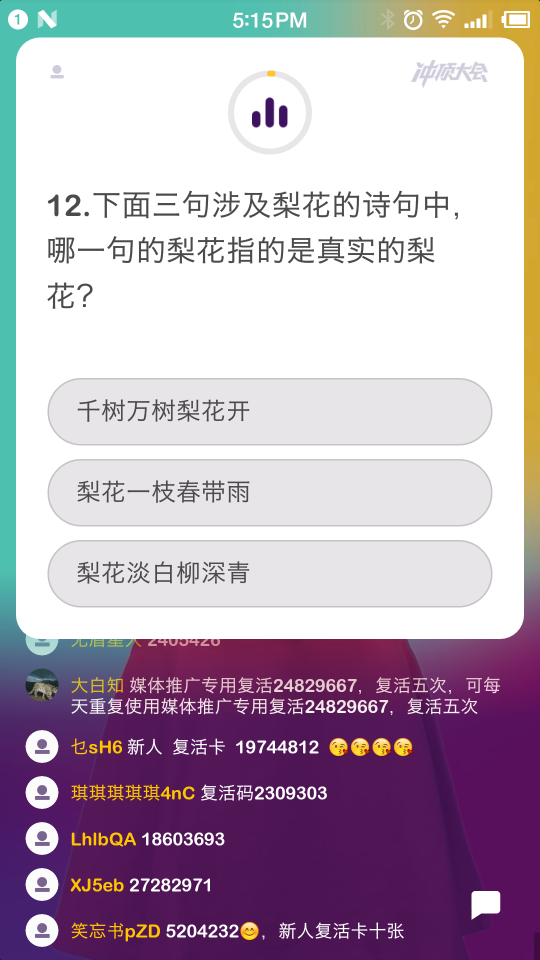
#> input picture screenshot.png, 1080 x 1920 px (shown at 1/2 size)
$ python GetImgTool.py
#> lines starting #> are read from the running program, lines starting #| are printed output that depends on the picture
# -*- coding: utf-8 -*-

# @Author  : Skye
# @Time    : 2018/1/9 00:40
# @desc    : adb 获取截屏，截取图片


from PIL import Image
import os
import matplotlib.pyplot as plt

def pull_screenshot():
    os.system('adb shell screencap -p /sdcard/screenshot.png')
    os.system('adb pull /sdcard/screenshot.png .')

pull_screenshot()
img = Image.open("./screenshot.png")
#> img is the input picture: PIL image 1080x1920 RGBA; mean R, G, B, A 186, 171.1, 186.3, 255

# 用 matplot 查看测试分辨率，切割问题和选项区域
#region = img.crop((75, 315, 1167, 789)) # iPhone 7P

question  = img.crop((50, 350, 1000, 560)) # 坚果 pro1
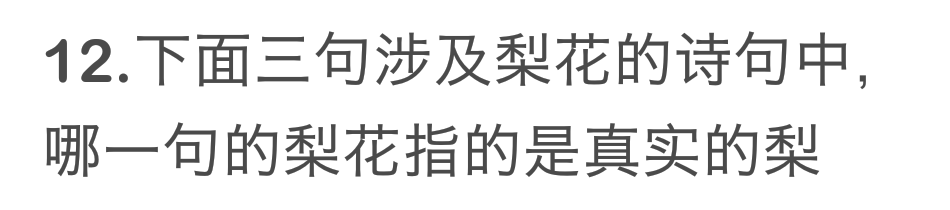
#> question: PIL image 950x210 RGBA; mean R, G, B, A 233.2, 233.2, 233.2, 255
choices = img.crop((75, 535, 990, 1130))
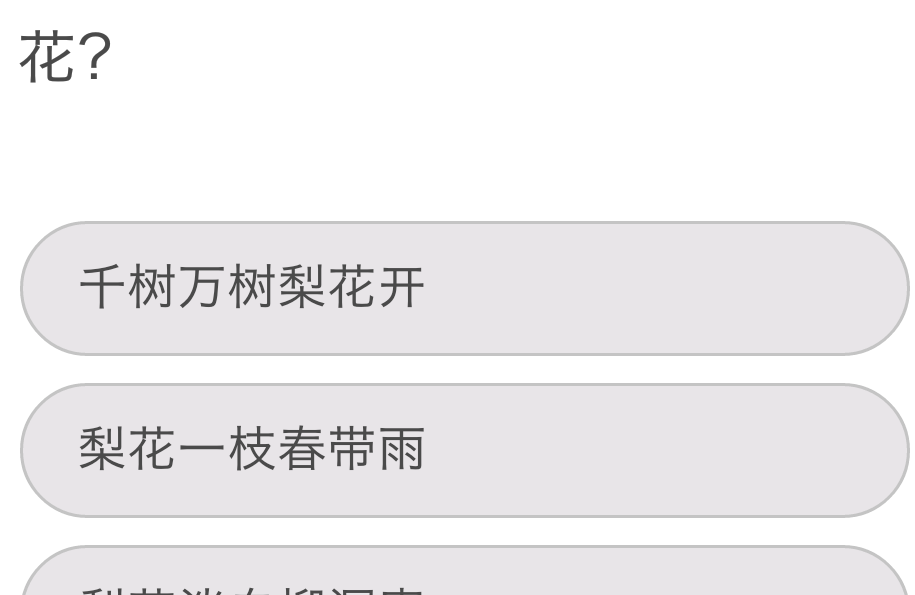
#> choices: PIL image 915x595 RGBA; mean R, G, B, A 239.4, 238, 239.4, 255

plt.subplot(221)
im = plt.imshow(img, animated=True)
plt.subplot(222)
im2 = plt.imshow(question, animated=True)
plt.subplot(212)
im3 = plt.imshow(choices, animated=True)
plt.show()
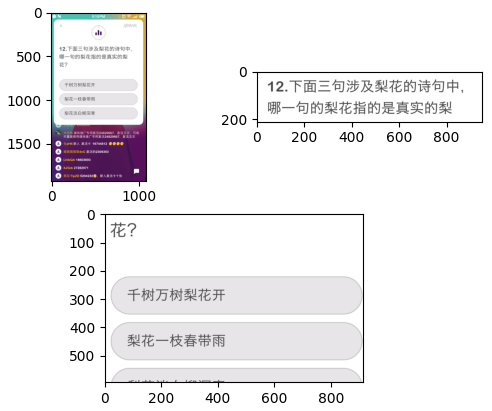
#> figure drawn by matplotlib, 3 panels
